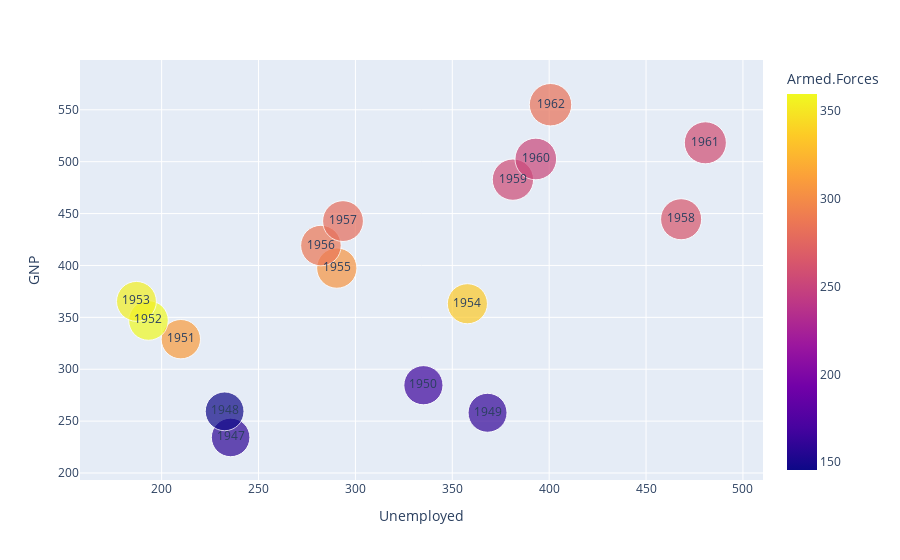

The notebook cell saved with this chart:
### Code cell
px.scatter(longley, x="Unemployed", y="GNP", color="Armed.Forces",
          size="Population", text="Year", size_max=30)

### Figure 1 — Plotly figure (JSON) as saved in the notebook; plotly's stock layout.template omitted (floating-point values rounded to 4 significant figures)
{"data": [{"hoverlabel": {"namelength": 0}, "hovertemplate": "Unemployed=%{x}<br>GNP=%{y}<br>Population=%{marker.size}<br>Year=%{text}<br>Armed.Forces=%{marker.color}", "legendgroup": "", "marker": {"color": [159, 145.6, 161.6, 165, 309.9, 359.4, 354.7, 335, 304.8, 285.7, 279.8, 263.7, 255.2, 251.4, 257.2, 282.7], "coloraxis": "coloraxis", "size": [107.6, 108.6, 109.8, 110.9, 112.1, 113.3, 115.1, 116.2, 117.4, 118.7, 120.4, 122.0, 123.4, 125.4, 127.9, 130.1], "sizemode": "area", "sizeref": 0.1445, "symbol": "circle"}, "mode": "markers+text", "name": "", "showlegend": false, "text": [1947, 1948, 1949, 1950, 1951, 1952, 1953, 1954, 1955, 1956, 1957, 1958, 1959, 1960, 1961, 1962], "type": "scatter", "x": [235.6, 232.5, 368.2, 335.1, 209.9, 193.2, 187, 357.8, 290.4, 282.2, 293.6, 468.1, 381.3, 393.1, 480.6, 400.7], "xaxis": "x", "y": [234.3, 259.4, 258.1, 284.6, 329.0, 347.0, 365.4, 363.1, 397.5, 419.2, 442.8, 444.5, 482.7, 502.6, 518.2, 554.9], "yaxis": "y"}], "layout": {"coloraxis": {"colorbar": {"title": {"text": "Armed.Forces"}}, "colorscale": [[0, "#0d0887"], [0.1111, "#46039f"], [0.2222, "#7201a8"], [0.3333, "#9c179e"], [0.4444, "#bd3786"], [0.5556, "#d8576b"], [0.6667, "#ed7953"], [0.7778, "#fb9f3a"], [0.8889, "#fdca26"], [1, "#f0f921"]]}, "legend": {"itemsizing": "constant", "tracegroupgap": 0}, "margin": {"t": 60}, "xaxis": {"anchor": "y", "domain": [0, 1], "title": {"text": "Unemployed"}}, "yaxis": {"anchor": "x", "domain": [0, 1], "title": {"text": "GNP"}}}}
